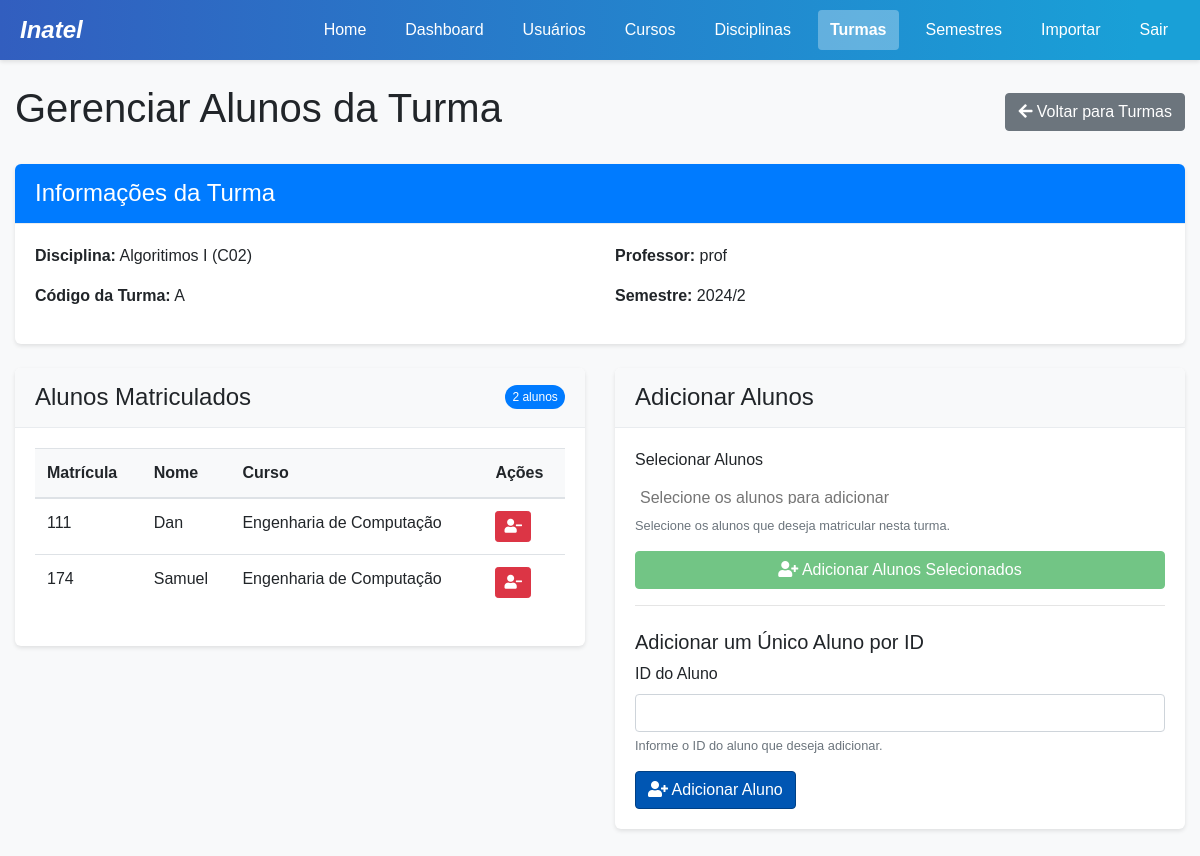
The app's page /custom-admin/classes/1/students/ (signed in), older data.
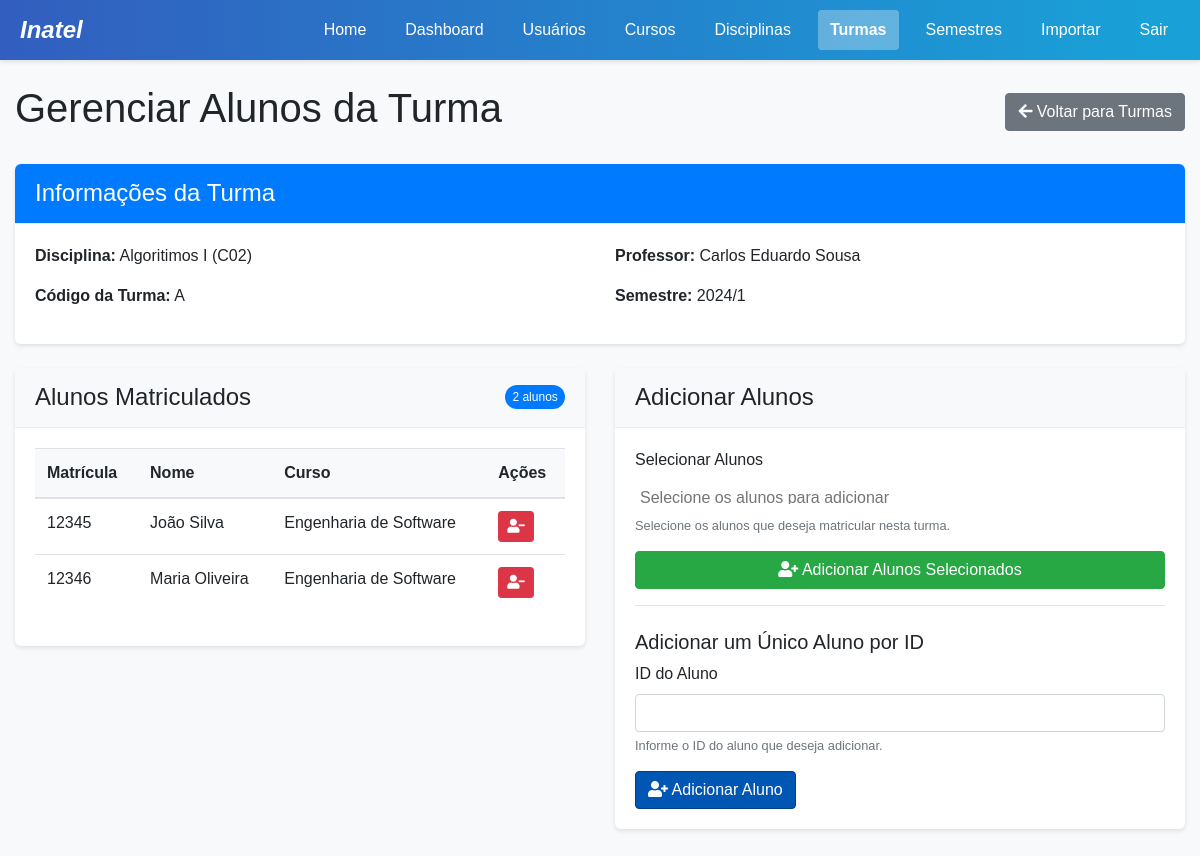
The same page, newer data.
### project/models.py (models this page shows, shortened)
class Turma(models.Model):
    id = models.AutoField(primary_key=True)
    codigo = models.CharField(max_length=20)  # e.g. "A", "B", "C"
    disciplina = models.ForeignKey(Disciplina, on_delete=models.CASCADE, related_name='turmas')
    professor = models.ForeignKey(Professor, on_delete=models.CASCADE, related_name='turmas')
    semestre = models.ForeignKey(Semestre, on_delete=models.CASCADE, related_name='turmas')

class Professor(models.Model):
    idProfessor = models.AutoField(primary_key=True)
    nomeProf = models.CharField(max_length=100)
    emailProf = models.EmailField(unique=True)
    senhaProf = models.CharField(max_length=100)
    reset_token = models.CharField(max_length=100, null=True, blank=True)

class Semestre(models.Model):
    id = models.AutoField(primary_key=True)
    ano = models.IntegerField()
    periodo = models.IntegerField()  # 1 for first semester, 2 for second
    def __str__(self):
        return f"{self.ano}/{self.periodo}"

class TurmaAluno(models.Model):
    id = models.AutoField(primary_key=True)
    turma = models.ForeignKey(Turma, on_delete=models.CASCADE, related_name='matriculas')
    aluno = models.ForeignKey(Aluno, on_delete=models.CASCADE, related_name='turmas')
    class Meta:
        unique_together = ('turma', 'aluno')

class Aluno(models.Model):
    idAluno = models.AutoField(primary_key=True)
    nomeAluno = models.CharField(max_length=100)
    emailAluno = models.EmailField(unique=True)
    senhaAluno = models.CharField(max_length=100)
    matricula = models.CharField(max_length=20, unique=True)
    curso = models.ForeignKey(Curso, on_delete=models.CASCADE, related_name='alunos')
    reset_token = models.CharField(max_length=100, null=True, blank=True)

class Curso(models.Model):
    id = models.AutoField(primary_key=True)
    nome = models.CharField(max_length=100)

class Disciplina(models.Model):
    id = models.AutoField(primary_key=True)
    nome = models.CharField(max_length=100)
    codigo = models.CharField(max_length=20)
    curso = models.ForeignKey(Curso, on_delete=models.CASCADE, related_name='disciplinas')

### project/views.py (the view)
    def wrapper(request, *args, **kwargs):
        if 'user_type' not in request.session or 'user_id' not in request.session:
            messages.error(request, "Você precisa estar logado para acessar esta página.")
            return redirect('login')
        user_type = request.session['user_type']
        user_id = request.session['user_id']
        try:
            if user_type == 'aluno':
                Aluno.objects.get(idAluno=user_id)
            elif user_type == 'professor':
                Professor.objects.get(idProfessor=user_id)
            elif user_type == 'coordenador':
                Coordenador.objects.get(id=user_id)
            elif user_type == 'admin':
                from .models import Admin
                Admin.objects.get(id=user_id)
            else:
                messages.error(request, "Tipo de usuário não reconhecido.")
                request.session.flush()
                return redirect('login')
        except Exception:
            messages.error(request, "Sua sessão expirou ou é inválida. Por favor, faça login novamente.")
            request.session.flush()
            return redirect('login')
        return view_func(request, *args, **kwargs)

### project/context_processors.py (called while the page is built)
def user_data(request):
    context = {
        'user_type': request.session.get('user_type'),
        'user_id': request.session.get('user_id'),
        'username': request.session.get('username'),
    }
    if 'user_type' in request.session:
        notificacoes = obter_notificacoes_usuario(request)
        context['notificacoes_nao_lidas'] = notificacoes.filter(lida=False)
        context['notificacoes_count'] = context['notificacoes_nao_lidas'].count()
    return context

### project/utils.py (called while the page is built)
def obter_notificacoes_usuario(request):
    from .models import Notificacao, Aluno, Professor, Coordenador, Admin
    user_type = request.session.get('user_type')
    user_id = request.session.get('user_id')
    if not user_type or not user_id:
        return Notificacao.objects.none()
    if user_type == 'aluno':
        return Notificacao.objects.filter(aluno_id=user_id)
    elif user_type == 'professor':
        return Notificacao.objects.filter(professor_id=user_id)
    elif user_type == 'coordenador':
        return Notificacao.objects.filter(coordenador_id=user_id)
    elif user_type == 'admin':
        return Notificacao.objects.filter(admin_id=user_id)
    return Notificacao.objects.none()

### project/templates/admin/class_students.html (shortened to what the changed rows need)
<!DOCTYPE html>
<html lang="pt-br">
<head>
    {% load static %}
    <link rel="stylesheet" href="https://stackpath.bootstrapcdn.com/bootstrap/4.5.2/css/bootstrap.min.css">
    <link rel="stylesheet" href="{% static 'css/main.css' %}">
    <link rel="stylesheet" href="https://cdnjs.cloudflare.com/ajax/libs/font-awesome/5.15.3/css/all.min.css">
    <link rel="stylesheet" href="https://cdn.jsdelivr.net/npm/select2@4.1.0-rc.0/dist/css/select2.min.css" />
    <link rel="stylesheet" href="https://cdn.jsdelivr.net/npm/select2-bootstrap4-theme@1.0.0/dist/select2-bootstrap4.min.css" />
</head>
<body>
    <div class="container mt-4">
        <div class="d-flex justify-content-between align-items-center mb-4">
            <h1>Gerenciar Alunos da Turma</h1>
        </div>
        <div class="card mb-4">
            <div class="card-body">
                <div class="row">
                    <div class="col-md-6">
                        <p><strong>Disciplina:</strong> {{ turma.disciplina.nome }} ({{ turma.disciplina.codigo }})</p>
                        <p><strong>Código da Turma:</strong> {{ turma.codigo }}</p>
                    </div>
                    <div class="col-md-6">
                        <p><strong>Professor:</strong> {{ turma.professor.nomeProf }}</p>
                        <p><strong>Semestre:</strong> {{ turma.semestre }}</p>
                    </div>
                </div>
            </div>
        </div>
        <div class="row">
            <div class="col-md-6">
                <div class="card mb-4">
                    <div class="card-body">
                        {% if matriculas %}
                            <div class="table-responsive">
                                <table class="table table-hover">
                                    <thead>
                                        <tr>
                                            <th>Matrícula</th>
                                            <th>Nome</th>
                                            <th>Curso</th>
                                            <th>Ações</th>
                                        </tr>
                                    </thead>
                                    <tbody>
                                        {% for matricula in matriculas %}
                                            <tr>
                                                <td>{{ matricula.aluno.matricula }}</td>
                                                <td>{{ matricula.aluno.nomeAluno }}</td>
                                                <td>{{ matricula.aluno.curso.nome }}</td>
                                                <td>
                                                    <form method="post" class="d-inline">
                                                        <button type="submit" class="btn btn-sm btn-danger" onclick="return confirm('Tem certeza que deseja remover este aluno da turma?')">
                                                            <i class="fas fa-user-minus"></i>
                                                        </button>
                                                    </form>
                                                </td>
                                            </tr>
                                        {% endfor %}
                                    </tbody>
                                </table>
                            </div>
                        {% else %}
                            <div class="alert alert-info">
                                <p>Não há alunos matriculados nesta turma.</p>
                            </div>
                        {% endif %}
                    </div>
                </div>
            </div>
        </div>
    </div>
</body>
</html>

Row changes from the older to the newer data that the page shows:
changed Turma "Algoritimos I": professor.nomeProf "prof" → "Carlos Eduardo Sousa"; semestre "2024/2" → "2024/1"
changed through a linked row, TurmaAluno: aluno.matricula "111" → "12345"; aluno.nomeAluno "Dan" → "João Silva"; aluno.curso.nome "Engenharia de Computação" → "Engenharia de Software"
changed through a linked row, TurmaAluno: aluno.matricula "174" → "12346"; aluno.nomeAluno "Samuel" → "Maria Oliveira"; aluno.curso.nome "Engenharia de Computação" → "Engenharia de Software"
